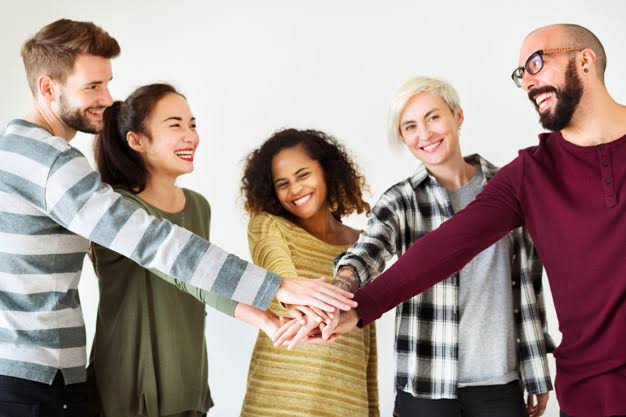
#> input picture Images/image1.jpg, 626 x 417 px
$ python Codigo1.py
#> lines starting #> are read from the running program, lines starting #| are printed output that depends on the picture; after the words box and inside, x2 and y2 are one past the last pixel; in counts of white or black regions, pixels touching at a corner belong together
import cv2

loadAlgorithm = cv2.CascadeClassifier('Haarcascade/haarcascade_frontalface_default.xml')

image = cv2.imread('Images/image1.jpg')
#> image is the input picture: shape (417, 626, 3); mean B, G, R 142.2, 148.5, 166.3

grayImage = cv2.cvtColor(image, cv2.COLOR_BGR2GRAY)
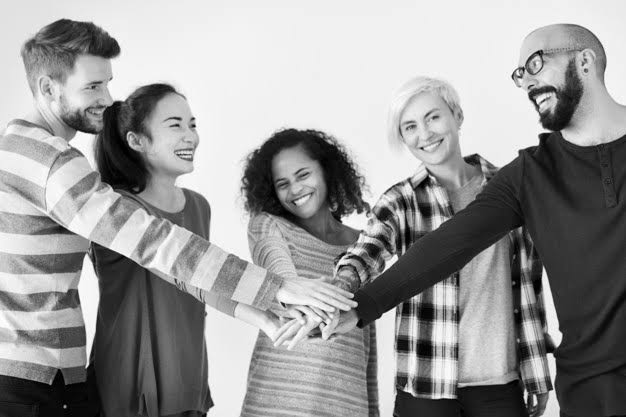
#> grayImage: shape (417, 626); min 0, max 255, mean 153.1

faces = loadAlgorithm.detectMultiScale(grayImage, scaleFactor=1.05, minNeighbors=3, minSize=(50, 50))
#> faces = [[150, 97, 72, 72], [264, 154, 60, 60], [388, 97, 69, 69]]

print(faces)
#| [[150  97  72  72]
#|  [264 154  60  60]
#|  [388  97  69  69]]

for(x, y, l, a) in faces:
    cv2.rectangle(image, (x, y), (x + l, y + a), (0, 255, 0), 2)
#> this loop made 3 passes
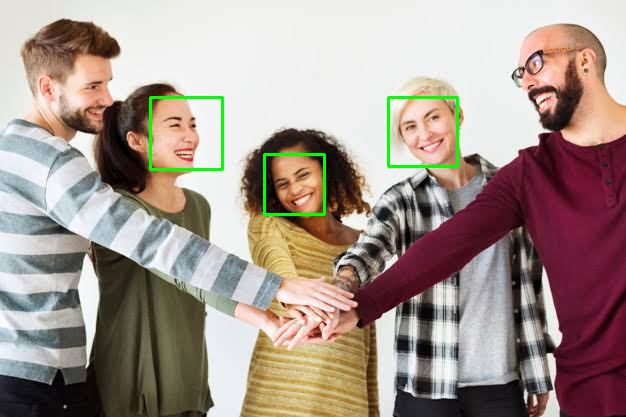
#> image: shape (417, 626, 3); 0.92% of pixels changed, all inside (x1, y1, x2, y2) = (149, 96, 459, 216)

cv2.imshow("Faces", image)
cv2.waitKey()

$ run again, with Images/image2.jpg copied over Images/image1.jpg
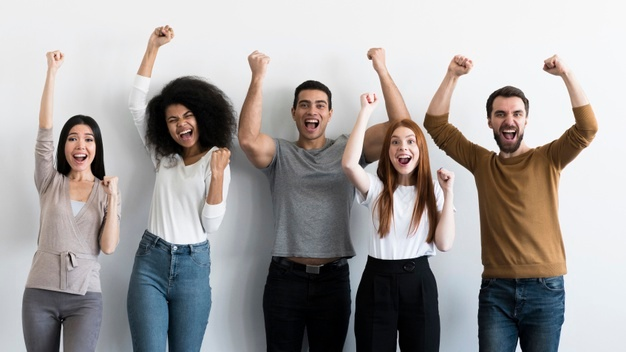
#> input picture Images/image2.jpg, 626 x 352 px
#> image is the input picture: shape (352, 626, 3); mean B, G, R 158.9, 160, 164
#> `grayImage = cv2.cvtColor(image, cv2.COLOR_BGR2GRAY)`:
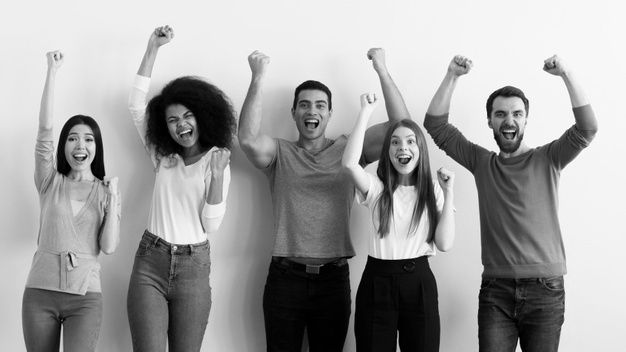
#> grayImage: shape (352, 626); min 0, max 255, mean 161
#> faces = [[286, 84, 53, 53], [483, 93, 54, 54], [156, 97, 51, 51], [55, 119, 52, 52], [378, 122, 52, 52]]
#| [[286  84  53  53]
#|  [483  93  54  54]
#|  [156  97  51  51]
#|  [ 55 119  52  52]
#|  [378 122  52  52]]
#> the loop `for(x, y, l, a) in faces:` made 5 passes
#> after the loop `for(x, y, l, a) in faces:`:
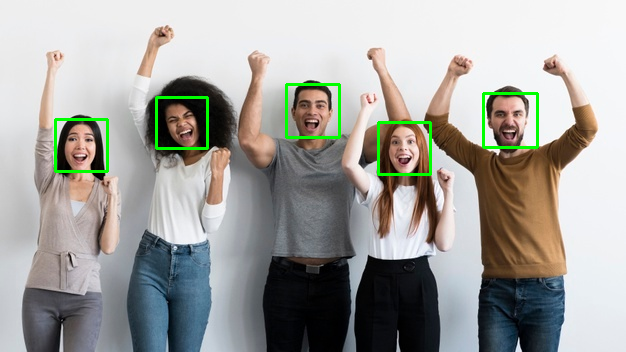
#> image: shape (352, 626, 3); 1.42% of pixels changed, all inside (x1, y1, x2, y2) = (54, 83, 539, 176)

$ run again, with Images/image3.jpg copied over Images/image1.jpg
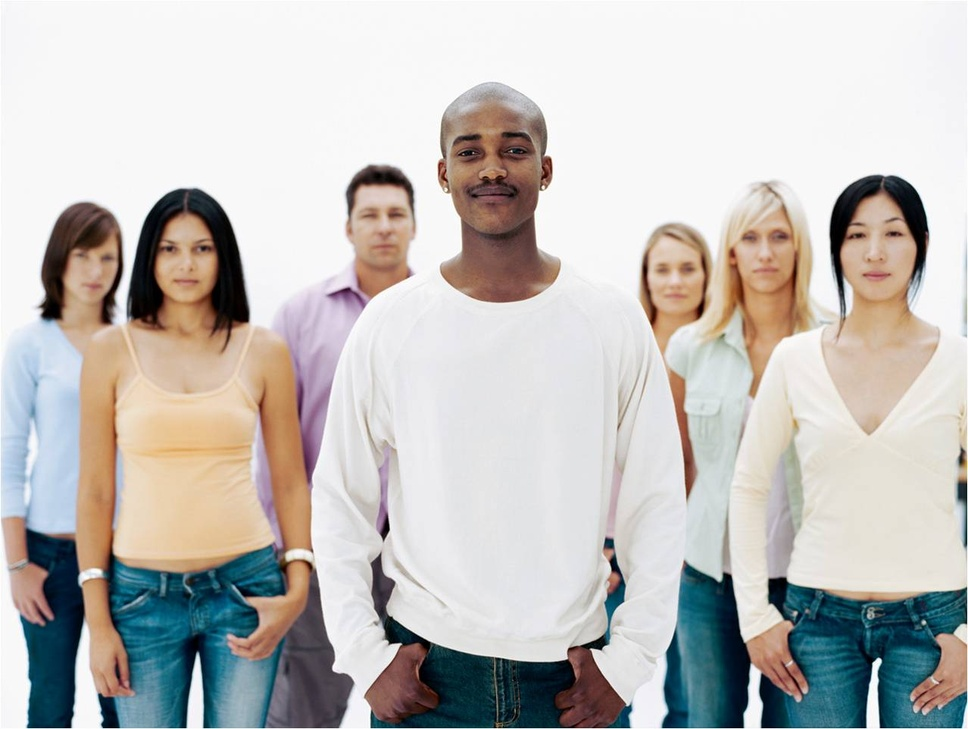
#> input picture Images/image3.jpg, 968 x 729 px, shrunk from 1278 x 962 before the run
#> image is the input picture: shape (729, 968, 3); mean B, G, R 187.8, 190.9, 193.6
#> `grayImage = cv2.cvtColor(image, cv2.COLOR_BGR2GRAY)`:
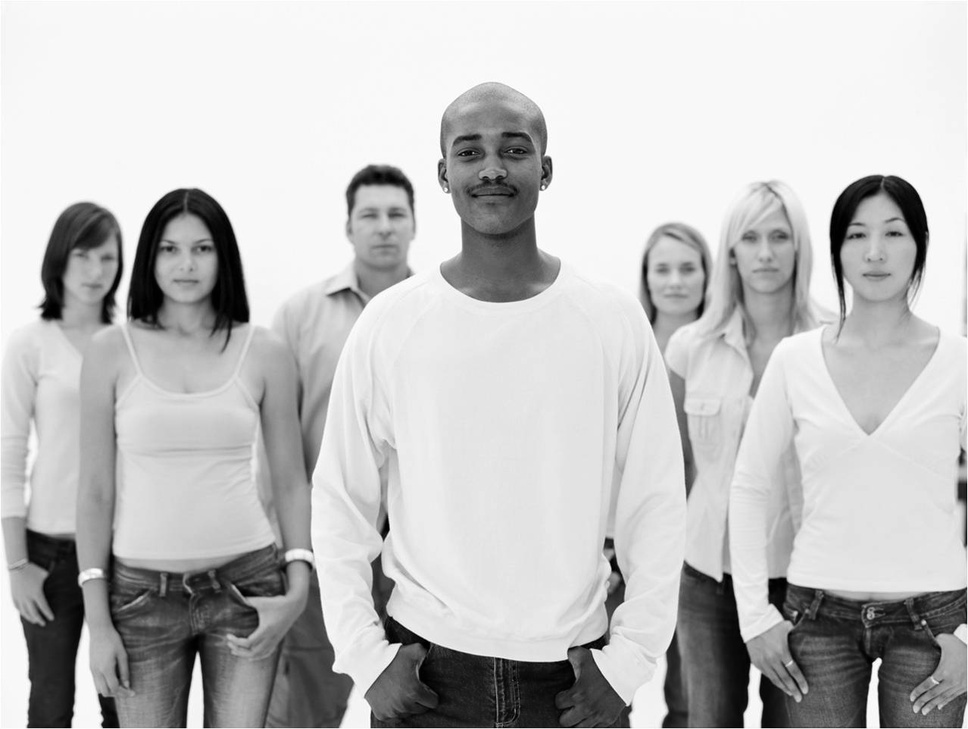
#> grayImage: shape (729, 968); min 0, max 255, mean 191.3
#> faces = [[345, 185, 78, 78], [738, 271, 62, 62], [638, 241, 73, 73], [145, 220, 82, 82], [60, 233, 67, 67], [724, 208, 81, 81], [831, 202, 92, 92], [428, 102, 126, 126], [327, 139, 114, 114]]
#| [[345 185  78  78]
#|  [738 271  62  62]
#|  [638 241  73  73]
#|  [145 220  82  82]
#|  [ 60 233  67  67]
#|  [724 208  81  81]
#> (further printed lines are left out)
#> the loop `for(x, y, l, a) in faces:` made 9 passes
#> after the loop `for(x, y, l, a) in faces:`:
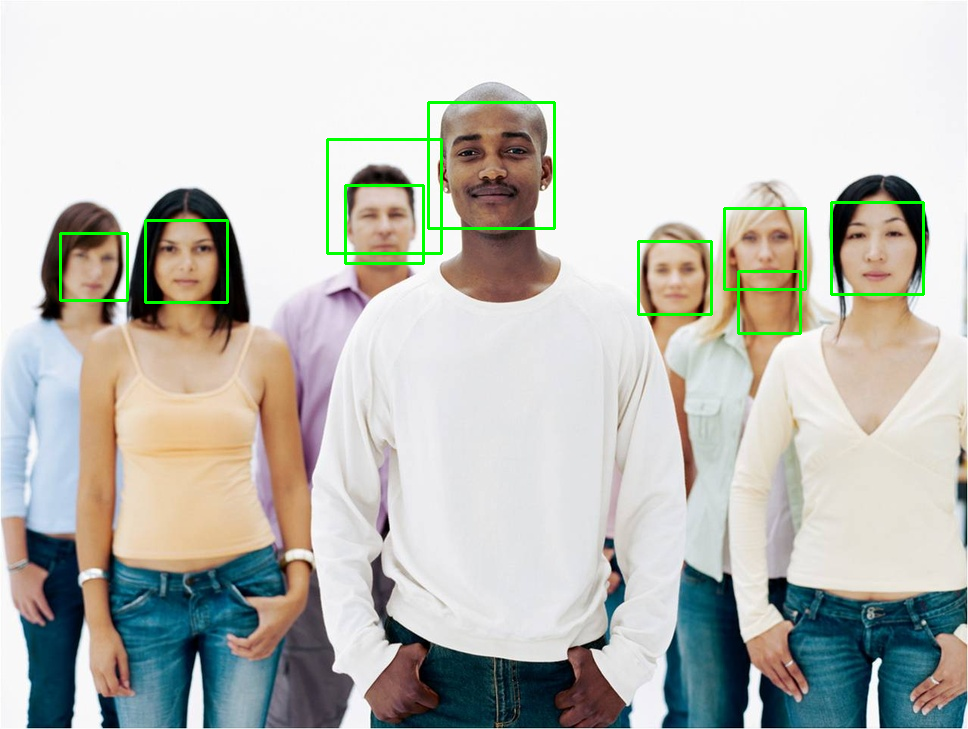
#> image: shape (729, 968, 3); 1.31% of pixels changed, all inside (x1, y1, x2, y2) = (59, 101, 925, 335)

$ run again, with Images/image5.jpg copied over Images/image1.jpg
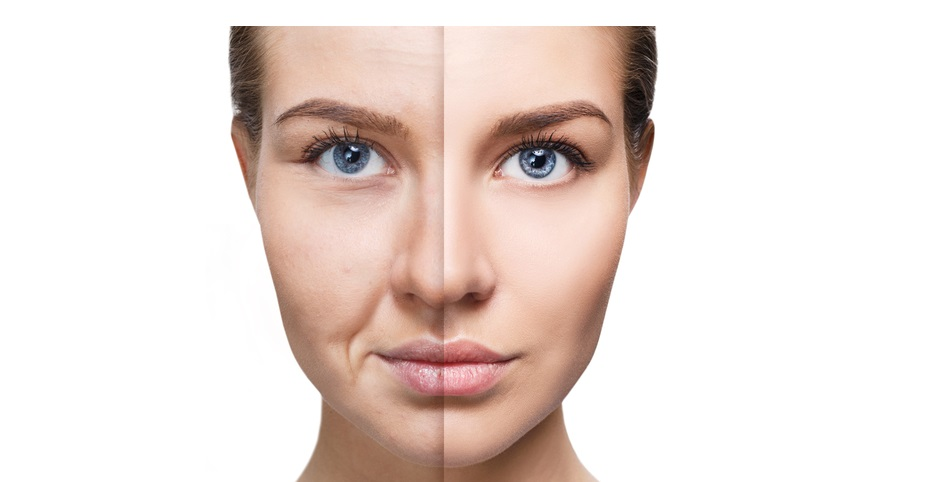
#> input picture Images/image5.jpg, 939 x 482 px
#> image is the input picture: shape (482, 939, 3); mean B, G, R 216.4, 221.8, 235
#> `grayImage = cv2.cvtColor(image, cv2.COLOR_BGR2GRAY)`:
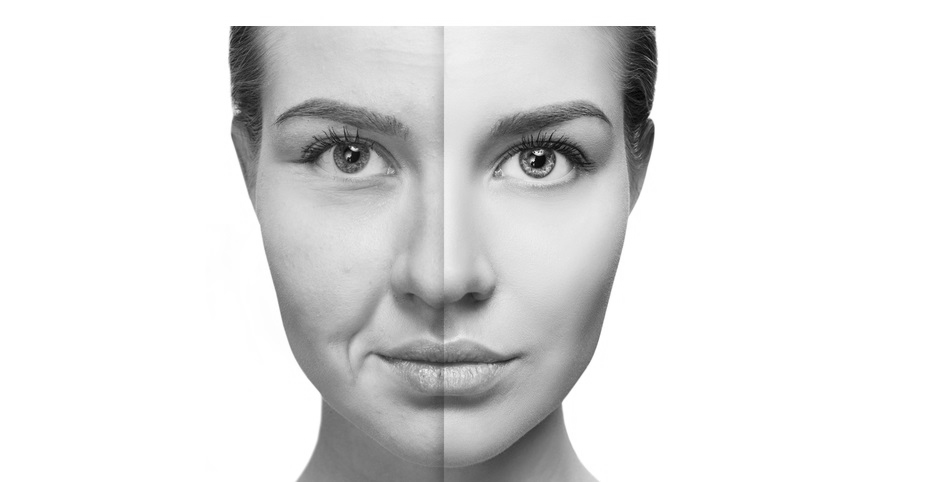
#> grayImage: shape (482, 939); min 2, max 255, mean 225.1
#> faces = [[234, 14, 423, 423]]
#| [[234  14 423 423]]
#> the loop `for(x, y, l, a) in faces:` made 1 pass
#> after the loop `for(x, y, l, a) in faces:`:
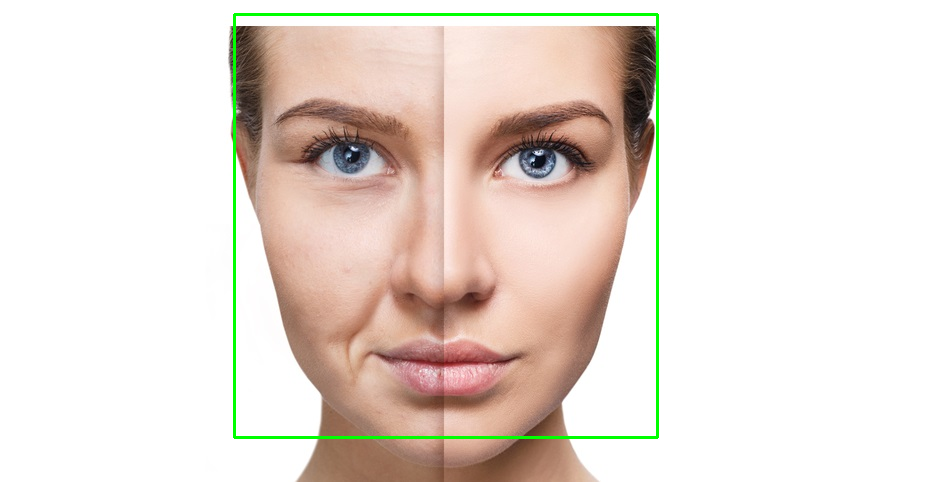
#> image: shape (482, 939, 3); 1.12% of pixels changed, all inside (x1, y1, x2, y2) = (233, 13, 659, 439)
